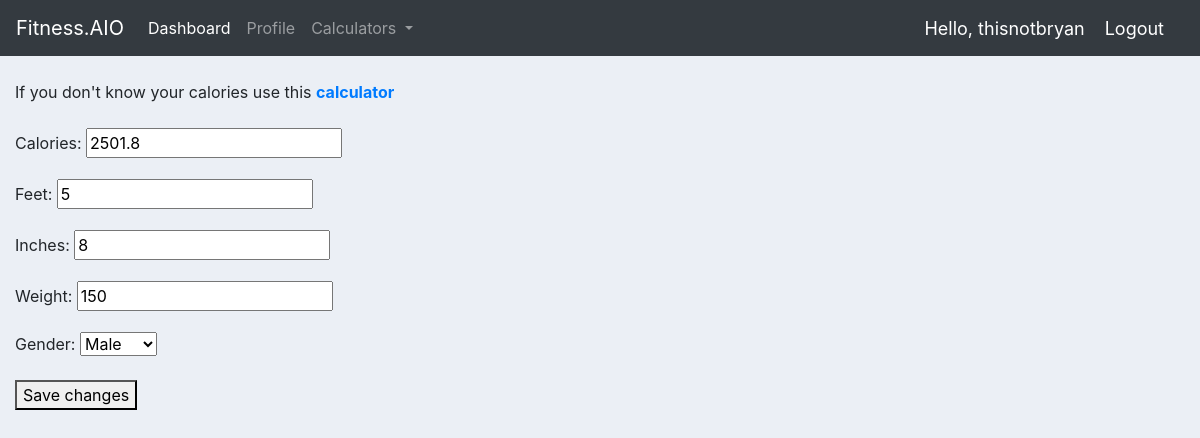
Screenshot of /user/update-calories/ (signed in) with the database file from the repository.
### registration/models.py (models this page shows, shortened)
class Profile(models.Model):
    user = models.OneToOneField(User, on_delete=models.CASCADE, related_name ='profile')
    gender_choice = [
        ('Male', 'Male'),
        ('Female', 'Female')
    ]
    inches = models.IntegerField(default=0)
    feet = models.IntegerField(default=0)
    weight = models.CharField(max_length = 4)
    calories = models.CharField(max_length=7)
    gender = models.CharField(max_length= 200, choices= gender_choice, default= 'Male')

### registration/views.py (the view)
# urls.py: path('update-calories/', update_calories, name="update-calories"),
@login_required
@transaction.atomic
def update_calories(request):
    if request.method == 'POST':
        profile_form = EditCaloriesForm(
            request.POST, instance=request.user.profile)
        if profile_form.is_valid():
            profile_form.save()
            return redirect('homeView')
        else:
            messages.error(request, ('Please correct the error below.'))
    else:
        profile_form = EditCaloriesForm(instance=request.user.profile)
    return render(request, 'registration/updateCalories.html', {
        'profile_form': profile_form
    })

### registration/forms.py
class EditCaloriesForm(forms.ModelForm):
    class Meta:
        model = Profile
        fields = [
            'calories',
            'feet',
            'inches',
            'weight',
            'gender'
        ]

### registration/templates/registration/updateCalories.html (shortened to what this page needs)
{% extends 'base.html' %}
{% block content %}
<br>
<form method="post">
    If you don't know your calories use this <a href="#"><strong>calculator</strong></a>
    <br><br>
    {{ profile_form.as_p }}
    <button type="submit">Save changes</button>
</form>
{% endblock content %}

### templates/navbar.html (shortened to what this page needs)
<nav class="navbar navbar-expand-lg navbar-dark bg-dark">
    <a class="navbar-brand" href="{% url 'homeView' %}">Fitness.AIO</a>
    <div class="collapse navbar-collapse" id="navbarNavDropdown">
        <ul class="navbar-nav">
            <li class="nav-item active">
                <a class="nav-link" href="{% url 'homeView' %}">Dashboard <span class="sr-only">(current)</span></a>
            </li>
            <li class="nav-item">
                <a class="nav-link" href="{% url 'profile-page' %}">Profile</a>
            </li>
            <li class="nav-item dropdown">
                <a class="nav-link dropdown-toggle" href="#" id="navbarDropdownMenuLink" data-toggle="dropdown"
                    aria-haspopup="true" aria-expanded="false">
                    Calculators
                </a>
            </li>
        </ul>
    </div>
    {% if user.is_authenticated %}
        <span class="hello-msg">Hello, {{request.user}}</span>
        <span><a class="hello-msg" href="{% url 'logout' %}">Logout</a></span>
    {% else %}
        <span><a class="hello-msg" href="{% url 'login' %}">Login</a></span>
    {% endif %}
</nav>

### static/css/main.css (style rules this page uses)
body { background-color: #ebeff5; }

### templates/navbar.html (style rules this page uses)
.hello-msg { font-size: 18px; color: #fff; margin-right: 20px; }

### rows the page displays
Profile: calories "2501.8", feet "5", inches "8", weight "150", gender "Male"

### other values shown
{{ request.user }} "thisnotbryan"
